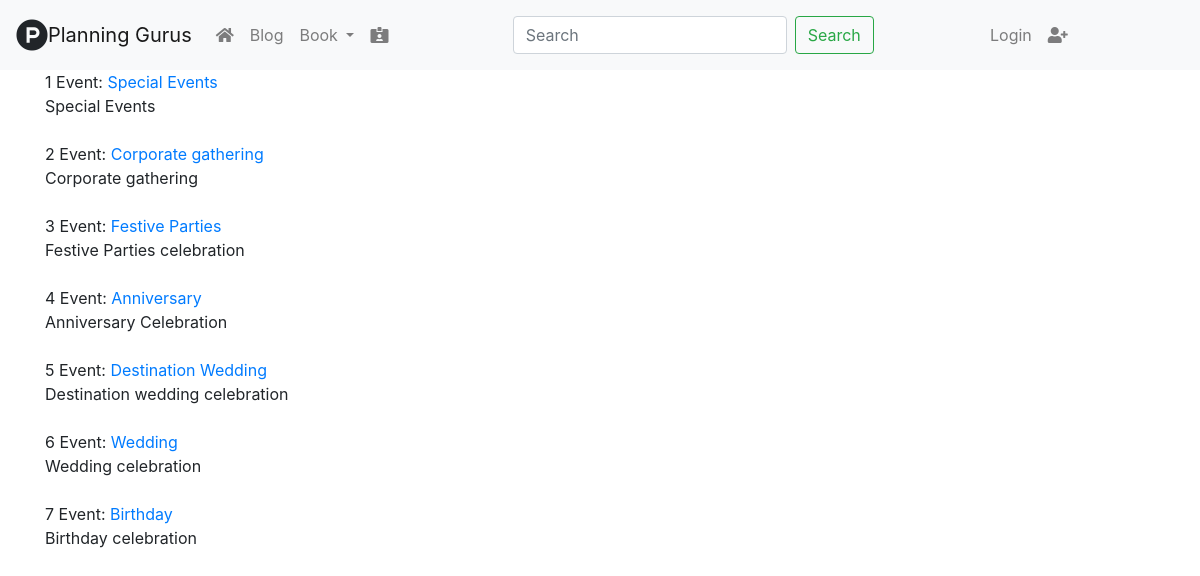
Screenshot of /event/ with the database file from the repository.
### events/models.py (models this page shows)
class Event(models.Model):
	event 		= models.CharField(max_length=50,null=True,blank=True)
	slug 		= models.SlugField(default='abc')
	description = models.CharField(max_length=1500,null=True,blank=True)
	image 		= models.FileField(upload_to='event/',null=True,blank=True)
	objects = EventManager()
	def __str__(self):
		return self.event
	def get_absolute_url(self):
		return reverse("event:eventDSView", kwargs={'slug':self.slug})

### events/views.py (the view)
# urls.py: path('',EventListView.as_view(),name='event'),
class EventListView(ListView):
	queryset = Event.objects.all()
	template_name = "events/eventlist.html"
	def get_context_data(self,*args,**kwargs):
		context = super(EventListView,self).get_context_data(*args,**kwargs)
		print(context)
		eventlist = Event.objects.all()
		context['eventlist'] = eventlist
		return context

### events/templates/events/eventlist.html
{% extends 'base.html' %}
{% load static %}
{% block content %}
{% for object in eventlist %}
	{{ forloop.counter }} Event:  <a href='{{ object.get_absolute_url }}'>{{ object.event }}</a><br>
	{{ object.description }}<br><br>
{% endfor %}
{% endblock content %}

### templates/base.html (shortened to what this page needs)
{% load static %}
<!DOCTYPE html>
<html lang="en">
  <head>
    {% include 'base/css.html' %}
  </head>
  <body>
    {% include 'navbar.html' %}
    <div class="container">
      {% block content %}
      {%  endblock content %}
    </div>
  </body>
</html>

### templates/base/css.html (shortened to what this page needs)
{% load static %}
<link rel="stylesheet" href="https://maxcdn.bootstrapcdn.com/bootstrap/4.0.0-beta/css/bootstrap.min.css">
<link rel="stylesheet" href="https://use.fontawesome.com/releases/v5.8.1/css/all.css">
<link rel="stylesheet" href="https://cdnjs.cloudflare.com/ajax/libs/jquery-confirm/3.3.0/jquery-confirm.min.css">
<link rel="stylesheet" href="{% static 'css/stripe-style.css' %}">

### templates/navbar.html (shortened to what this page needs)
{% url 'home' as home_url %}
{% url 'blog' as blog_url %}
{% url 'accounts:login' as login_url %}
{% url 'accounts:register' as register_url %}
{% url 'bookings:home' as booking_url %}
<nav class="navbar navbar-expand-lg navbar-light bg-light">
  <i class="fab fa-product-hunt fa-2x"></i>
  <a class="navbar-brand" href="{% url 'home' %}">Planning Gurus</a>
  <div class="collapse navbar-collapse" id="navbarSupportedContent">
    <ul class="navbar-nav mr-auto">
      <li class="nav-item">
        <a class="nav-link {% if request.path == home_url %}active{% endif %}"href="{% url 'home' %}"><i class="fas fa-home"></i><span class="sr-only">(current)</span></a>
      </li>
      <li class="nav-item">
        <a class="nav-link {% if request.path == blog_url %}active{% endif %}" href="{% url 'blog' %}">Blog</a>
      </li>
      <li class="nav-item dropdown">
        <a class="nav-link dropdown-toggle" id="navbarDropdown" role="button" data-toggle="dropdown" aria-haspopup="true" aria-expanded="true">
          Book
        </a>
      </li>
      <li class="nav-item">
        <a class="nav-link {% if request.path == booking_url %}active{% endif %}" href="{% url 'bookings:home' %}"><i class="fas fa-id-card-alt"></i></a>
      </li>
    </ul>
    <ul class="navbar-nav mr-auto">
      <li class="nav-item">
       <form class="form-inline my-2 ml-2" action="{% url 'search:query' %}">
         <input class="form-control mr-sm-2" type="search" name='q' placeholder="Search" aria-label="Search">
         <button class="btn btn-outline-success my-2 my-sm-0" type="submit">Search</button>
       </form>
     </li>
    </ul>
    <ul class="navbar-nav mr-auto">
      {% if request.user.is_authenticated %}
      <li class="nav-item">
          <a class="nav-link">Welcome {{ request.user.name }}</a>
        </li>
        <li class="nav-item">
          <a class="nav-link" href="{% url 'accounts:logout' %}">LOGOUT</a>
        </li>
      {% else %}
        <li class="nav-item">
          <a class="nav-link {% if request.path == login_url %}active{% endif %}" href="{% url 'accounts:login' %}">Login</a>
        </li>
        <li class="nav-item">
          <a class="nav-link {% if request.path == register_url %}active{% endif %}" href="{% url 'accounts:register' %}"><i class="fas fa-user-plus"></i></a>
        </li>
      {% endif %}
  </ul>
  </div>
</nav>

### templates/base/js.html (shortened to what this page needs)
{% load static %}

### rows the page displays
Event: event "Special Events", description "Special Events"
Event: event "Corporate gathering", description "Corporate gathering"
Event: event "Festive Parties", description "Festive Parties celebration"
Event: event "Anniversary", description "Anniversary Celebration"
Event: event "Destination Wedding", description "Destination wedding celebration"
Event: event "Wedding", description "Wedding celebration"
Event: event "Birthday", description "Birthday celebration"
